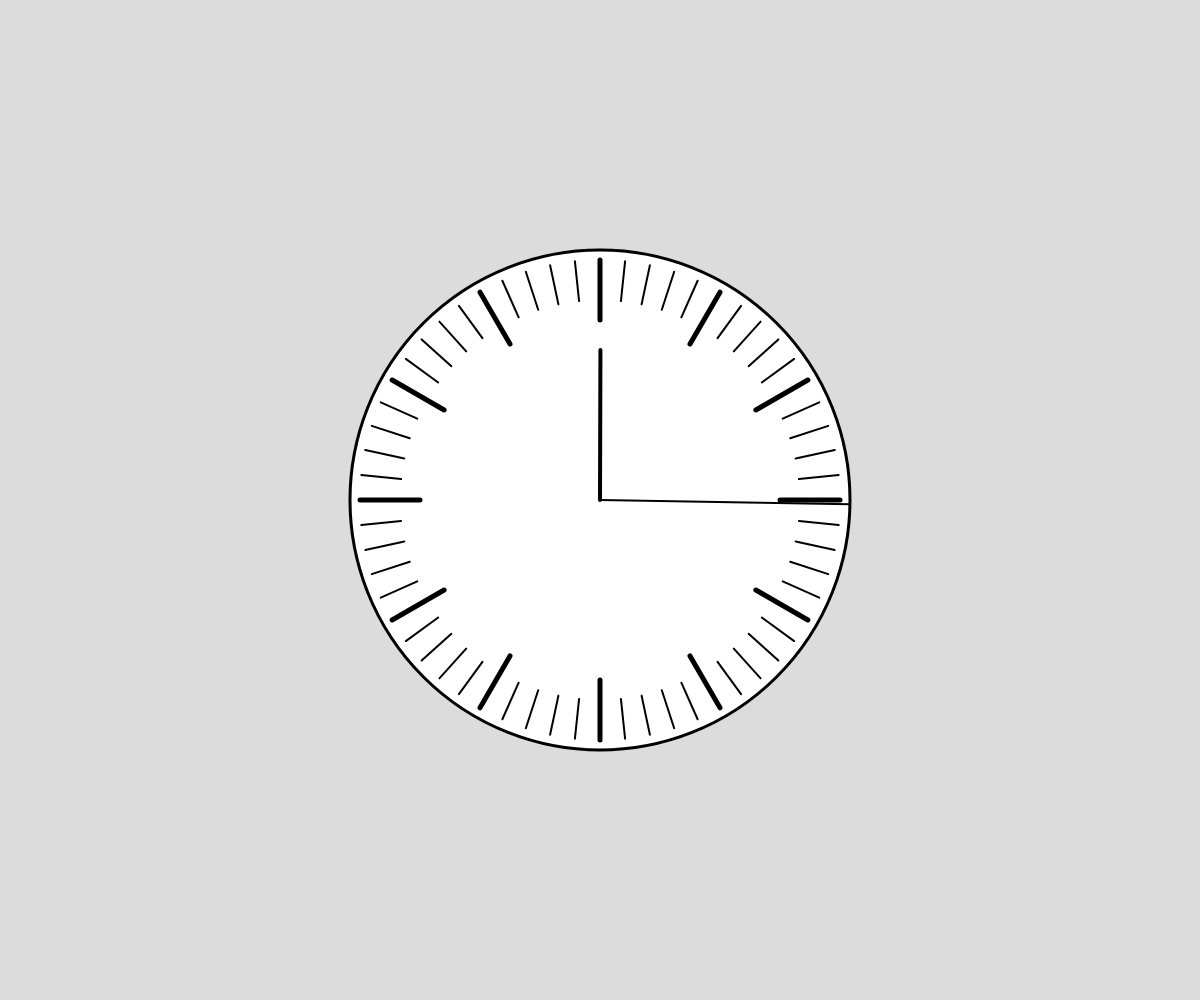
Frame 1 (no input)
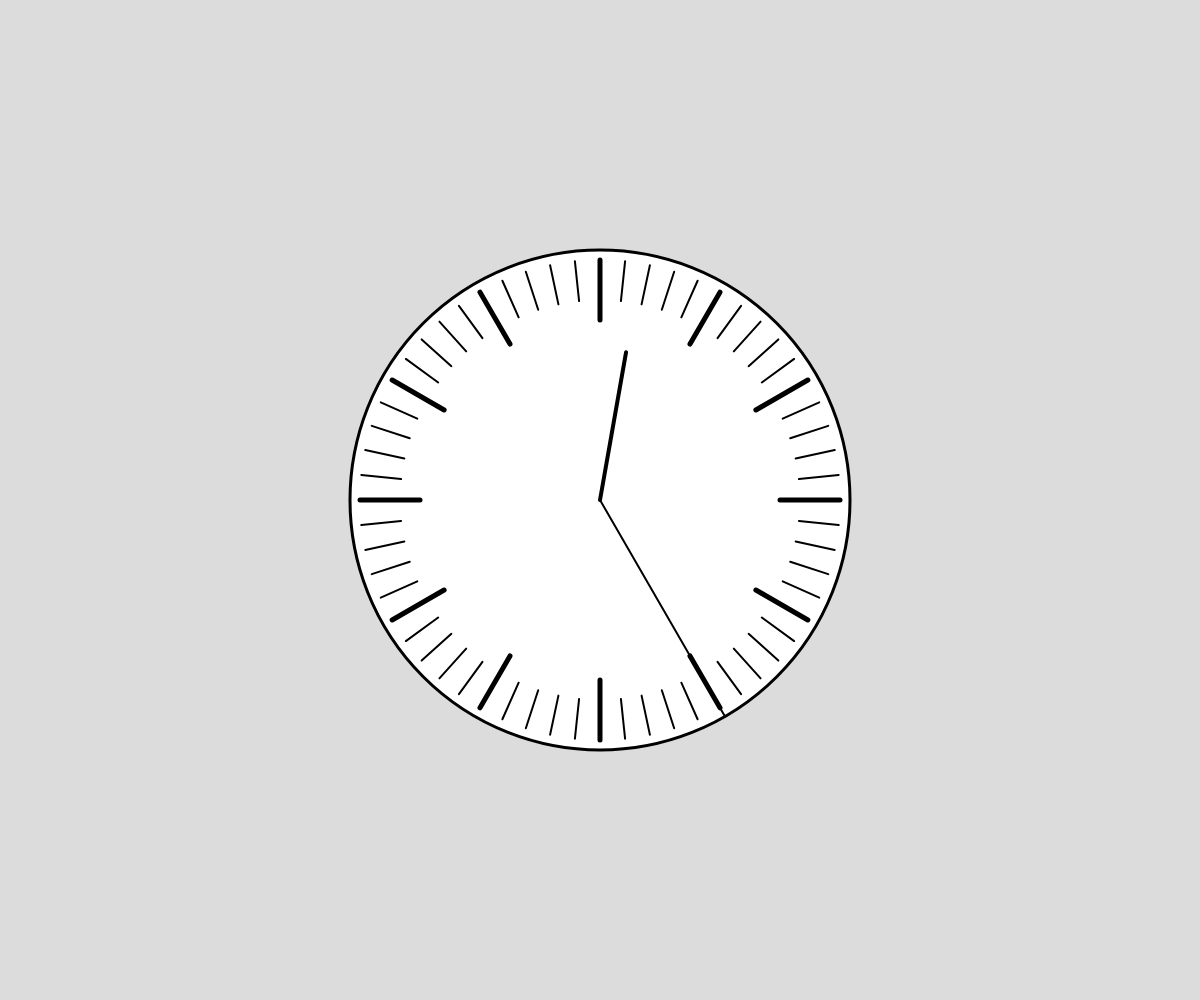
Frame 60 (no input)
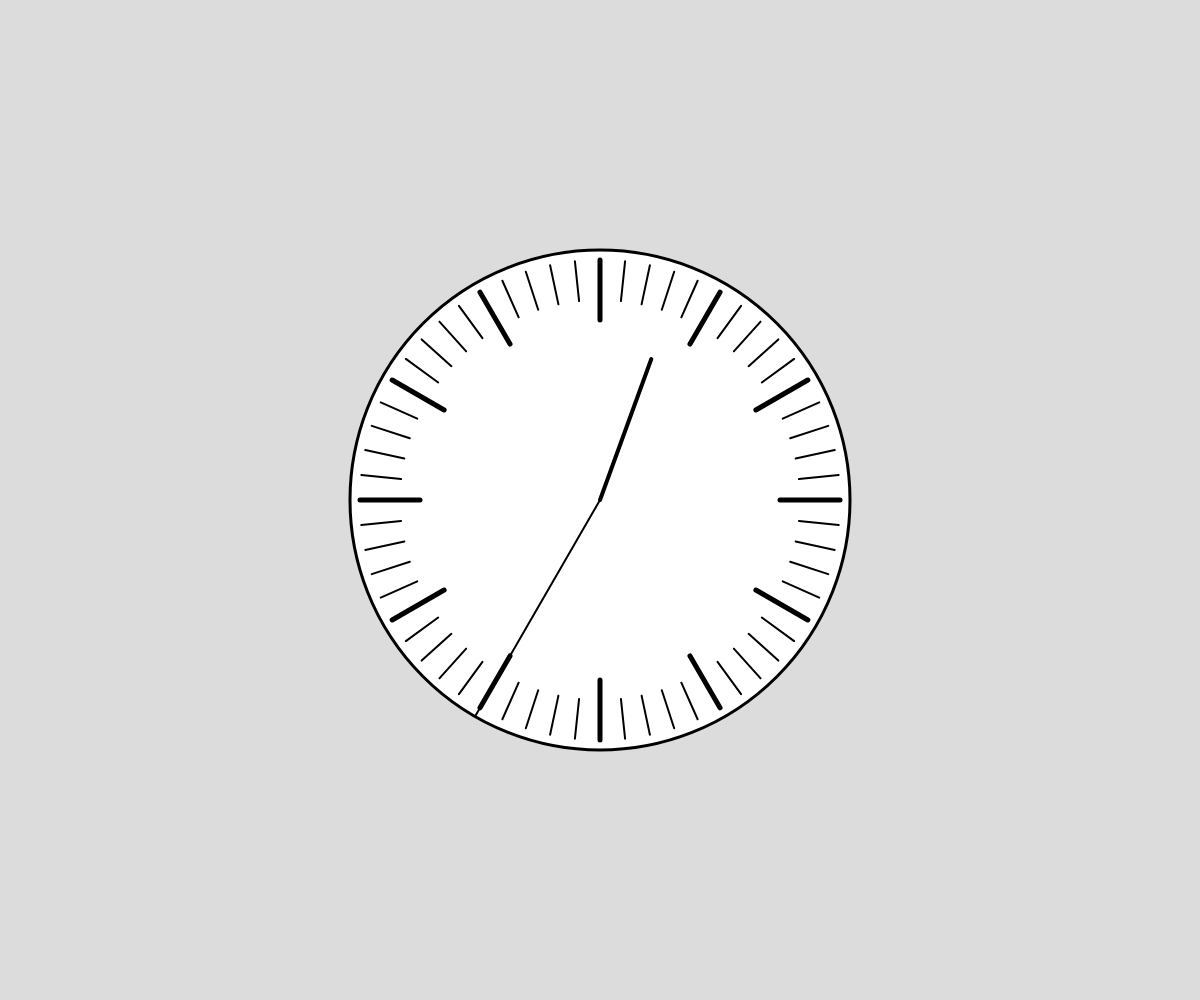
Frame 120 (the mouse pressed at the canvas centre since frame 60)

The p5.js sketch that drew these frames (run headless with seeded random() and noise() and a simulated clock; from frame 60 on, the mouse is pressed at the canvas centre):

// p5.js sketch
// ── sketch.js
// Project Title
// Your Name
// Date
//
// Extra for Experts:
// - describe what you did to take this project "above and beyond"

function setup() {
  createCanvas(windowWidth, windowHeight);
}

function draw() {
  background(220);
  push();
  translate(width/2, height/2);
  strokeWeight(3);
  ellipse(0,0,500,500);
  for (let i = 0 ; i < 360 ; i+= 6){
    push();
    rotate(radians(i));
    if (i % 30 === 0){
      //thick line
      strokeWeight(5);
      line(180,0,240,0);
    }
    else{
      //thin line
      strokeWeight(2);
      line(200,0,240,0);
    }
    pop();
  }
  //draw the hands!
  //the seconds hand
  push();
  rotate(radians(frameCount));
  strokeWeight(2);
  line(0,0,250,0);
  pop();
  push();
  strokeWeight(4);
  rotate(radians(frameCount/6));
  line(0,0,0,-150);
  pop();
  pop();
}
